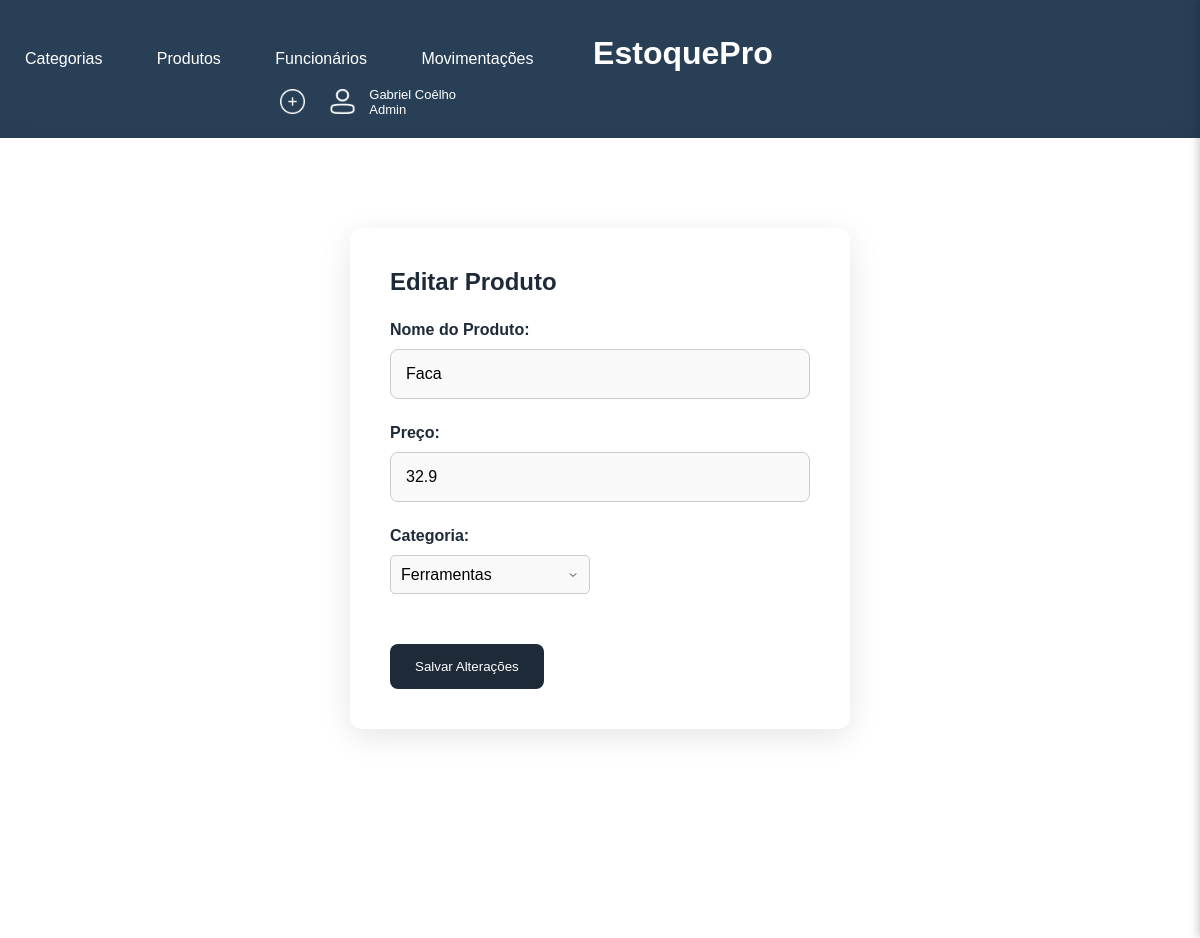
/editar_produto/24, run on the app's committed database.
### models.py (models this page shows, shortened)
class Produto(Base):
    __tablename__ = 'produtos'
    id_produto = Column(Integer, primary_key=True)
    nome_produto = Column(String(40), nullable=False, index=True)
    qtd = Column(Integer, index=True)
    preco_produto = Column(Float, index=True)
    id_categoria = Column(Integer, ForeignKey('categorias.id_categoria'))
    categoria = relationship("Categoria")

class Categoria(Base):
    __tablename__ = 'categorias'
    id_categoria = Column(Integer, primary_key=True)
    nome_categoria = Column(String(40), nullable=False, index=True)

### app.py (the view, shortened to what this page needs)
@app.route('/editar_produto/<int:id_produto>', methods=["GET", "POST"])
def editar_produto(id_produto):
    produto = db_session.query(Produto).filter(Produto.id_produto == id_produto).first()
    if not produto:
        flash("Produto não encontrado.", "error")
        return redirect(url_for('produto'))
    categorias = db_session.query(Categoria).all()
    return render_template('editar_produto.html', produto=produto, categorias=categorias)

### templates/editar_produto.html
{% extends 'base.html' %}
{% block conteudo %}
<div class="formulario">
    <h2>Editar Produto</h2>
    <form action="{{ url_for('editar_produto', id_produto=produto.id_produto) }}" method="POST">
        <label for="form_nome_produto">Nome do Produto:</label>
        <input type="text" id="form_nome_produto" name="form_nome_produto" value="{{ produto.nome_produto }}" required>
        <label for="form_preco_produto">Preço:</label>
        <input type="text" id="form_preco_produto" name="form_preco_produto" value="{{ produto.preco_produto }}" required>
        <label for="form_categoria_produto">Categoria:</label>
        <select id="form_categoria_produto" name="form_categoria_produto" required style="margin-bottom:50px;"
            {% for categoria in categorias %}
            <option value="{{ categoria.id_categoria }}" {% if categoria.id_categoria == produto.id_categoria %}selected{% endif %}>
                {{ categoria.nome_categoria }}
            </option>
            {% endfor %}
        </select>
        <button type="submit">Salvar Alterações</button>
    </form>
</div>
{% endblock conteudo %}

### static/template.css (style rules this page uses)
* { margin: 0; padding: 0; box-sizing: border-box; }
body, html { height: 100%; font-family: 'Poppins', sans-serif; background-color: #f0f2f5; color: #333333; }
select { width: 200px; padding: 10px; border: 1px solid #ccc; border-radius: 5px; font-size: 16px; background-color: #f9f9f9; appearance: none; background-repeat: no-repeat; background-position: right 10px center; background-size: 12px; transition: border-color 0.3s, box-shadow 0.3s; display: block; margin-bottom: 20px; }
option { padding: 10px; }
h2 { color: #1e2a38; margin-bottom: 25px; font-weight: 600; }
.formulario { max-width: 500px; margin: 50px auto; padding: 40px; background-color: #ffffff; box-shadow: 0 8px 32px rgba(0, 0, 0, 0.1); border-radius: 12px; }
label { display: block; margin-bottom: 10px; font-weight: 600; color: #1e2a38; }
input[type="text"], input[type="email"], input[type="password"] { width: 100%; padding: 15px; margin-bottom: 25px; border: 1px solid #ccc; border-radius: 8px; background-color: #f9f9f9; font-size: 16px; transition: border-color 0.3s, box-shadow 0.3s; }
button { background-color: #1e2a38; color: white; border: none; padding: 15px 25px; border-radius: 8px; cursor: pointer; transition: background-color 0.3s; }

### data on the page
Produto: form_nome_produto "Faca", form_preco_produto "32.9", form_categoria_produto "Ferramentas"
